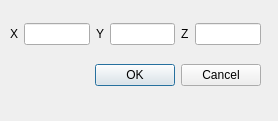
<?xml version="1.0" encoding="UTF-8"?>
<ui version="4.0">
 <class>Dialog</class>
 <widget class="QDialog" name="Dialog">
  <property name="geometry">
   <rect>
    <x>0</x>
    <y>0</y>
    <width>278</width>
    <height>121</height>
   </rect>
  </property>
  <property name="windowTitle">
   <string>Dialog</string>
  </property>
  <widget class="QWidget" name="">
   <property name="geometry">
    <rect>
     <x>10</x>
     <y>10</y>
     <width>251</width>
     <height>91</height>
    </rect>
   </property>
   <layout class="QVBoxLayout" name="verticalLayout">
    <item>
     <layout class="QHBoxLayout" name="horizontalLayout">
      <item>
       <widget class="QLabel" name="label">
        <property name="text">
         <string>X</string>
        </property>
       </widget>
      </item>
      <item>
       <widget class="QLineEdit" name="lineEdit"/>
      </item>
      <item>
       <widget class="QLabel" name="label_2">
        <property name="text">
         <string>Y</string>
        </property>
       </widget>
      </item>
      <item>
       <widget class="QLineEdit" name="lineEdit_2"/>
      </item>
      <item>
       <widget class="QLabel" name="label_3">
        <property name="text">
         <string>Z</string>
        </property>
       </widget>
      </item>
      <item>
       <widget class="QLineEdit" name="lineEdit_3"/>
      </item>
     </layout>
    </item>
    <item>
     <widget class="QDialogButtonBox" name="buttonBox">
      <property name="orientation">
       <enum>Qt::Horizontal</enum>
      </property>
      <property name="standardButtons">
       <set>QDialogButtonBox::Cancel|QDialogButtonBox::Ok</set>
      </property>
     </widget>
    </item>
   </layout>
  </widget>
 </widget>
 <resources/>
 <connections>
  <connection>
   <sender>buttonBox</sender>
   <signal>rejected()</signal>
   <receiver>Dialog</receiver>
   <slot>reject()</slot>
   <hints>
    <hint type="sourcelabel">
     <x>316</x>
     <y>260</y>
    </hint>
    <hint type="destinationlabel">
     <x>286</x>
     <y>274</y>
    </hint>
   </hints>
  </connection>
  <connection>
   <sender>buttonBox</sender>
   <signal>accepted()</signal>
   <receiver>Dialog</receiver>
   <slot>accept()</slot>
   <hints>
    <hint type="sourcelabel">
     <x>248</x>
     <y>254</y>
    </hint>
    <hint type="destinationlabel">
     <x>157</x>
     <y>274</y>
    </hint>
   </hints>
  </connection>
 </connections>
</ui>
